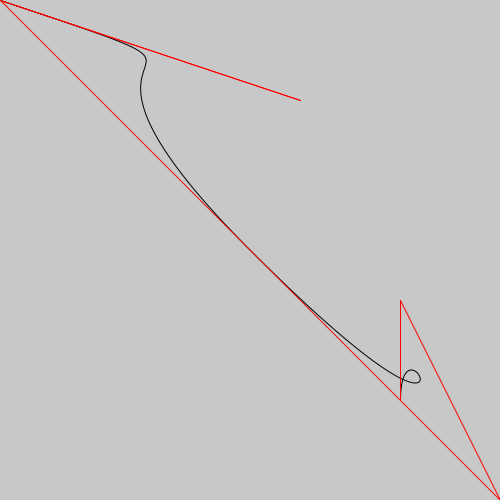
Frame 1 (no input)
Frame 60 (the mouse pressed at the canvas centre just before this capture): identical to frame 1, image omitted
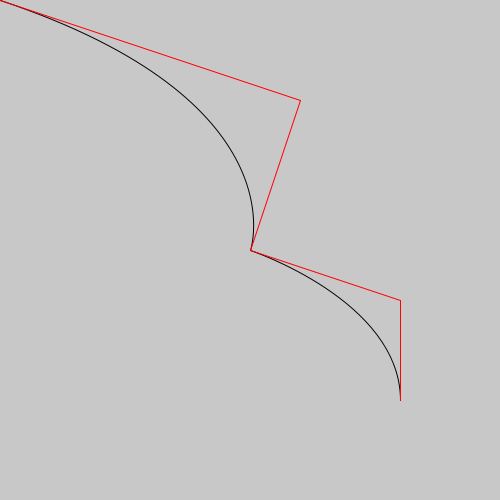
Frame 120 (the mouse held since frame 60 and released just before this capture)

The Processing sketch that drew these frames (run headless with seeded random() and noise(); from frame 60 on, the mouse is pressed at the canvas centre):

// Processing sketch: BezierJoin
// ── BezierJoin.pde
// BezierJoins.pde
// Marius Watz - http://workshop.evolutionzone.com


void setup() {
  size(500,500);
  smooth();
}



void draw() {
  float x0=width/2.0;
  float y0=height/2.0;
  
  //println (x0+" "+y0);
  background(200);
  noFill();

  float xD=x0-mouseX;
  float yD=x0-mouseY;      
  
  stroke(0,0,0);
  bezier(
    0,0,
    300,100,
    x0-xD,x0-yD,
    x0,y0);

  bezier(
    x0,y0,
    x0+xD,x0+yD,
    400,300,
    400,400);  
    
    
    stroke(255,0,0);
    line(0,0,300,100);
    line(300,100,x0-xD,y0-yD);
    line(x0,y0,x0-xD,y0-yD);
    line(400,300,400,400);
    line(400,300,x0+xD,x0+yD);
    line(x0,x0,x0+xD,x0+yD);

    
}
